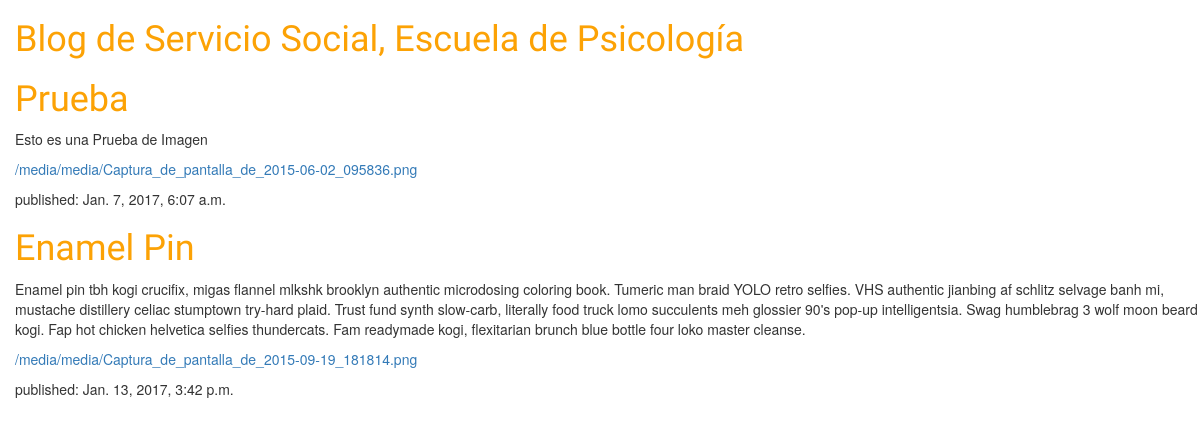
Screenshot of /blog/ with the database file from the repository.
### blog/models.py (models this page shows, shortened)
class Post(models.Model):
    author = models.ForeignKey('auth.User')
    title = models.CharField(max_length=200)
    text = models.TextField()
    upload = models.FileField(upload_to='media/', blank=True)
    created_date = models.DateTimeField(
            default=timezone.now)
    published_date = models.DateTimeField(
            blank=True, null=True)

### blog/views.py (the view)
def post_list(request):
    posts = Post.objects.filter(published_date__lte=timezone.now()).order_by('published_date')
    return render(request, 'blog/post_list.html', {'posts': posts})

### blog/templates/blog/post_list.html (shortened to what this page needs)
{% load staticfiles %}
<html>
    <head>
        <link rel="stylesheet" href="//maxcdn.bootstrapcdn.com/bootstrap/3.2.0/css/bootstrap.min.css">
        <link rel="stylesheet" href="//maxcdn.bootstrapcdn.com/bootstrap/3.2.0/css/bootstrap-theme.min.css">
        <link rel="stylesheet" href="{% static 'css/blog.css' %}">
    </head>
    <body>
        <div>
            <h1><a href="/">Blog de Servicio Social, Escuela de Psicología</a></h1>
        </div>
        {% for post in posts %}
            <div>
                <h1><a href="">{{ post.title }}</a></h1>
                <p>{{ post.text|linebreaksbr }}</p>
                <p><a href="{{ post.upload.url }}">{{ post.upload.url }}</a></p>
                <p>published: {{ post.published_date }}</p>
            </div>
        {% endfor %}
    </body>
</html>

### blog/static/css/blog.css (style rules this page uses)
h1 a { color: #FCA205; font-family: 'Lobster'; }
body { padding-left: 15px; }

### rows the page displays
Post: title "Prueba", text "Esto es una Prueba de Imagen", upload "/media/media/Captura_de_pantalla_de_2015-06-02_095836.png", published_date "Jan. 7, 2017, 6:07 a.m."
Post: title "Enamel Pin", text "Enamel pin tbh kogi crucifix, migas flannel mlkshk brooklyn authentic microdosing coloring book. Tumeric man braid YOLO retro selfies. VHS authentic jianbing af schlitz selvage banh mi, mustache distillery celiac stumptown try-hard plaid. Trust fund synth slow-carb, literally food truck lomo succulents meh glossier 90's pop-up intelligentsia. Swag humblebrag 3 wolf moon beard kogi. Fap hot chicken helvetica selfies thundercats. Fam readymade kogi, flexitarian brunch blue bottle four loko master cleanse.", upload "/media/media/Captura_de_pantalla_de_2015-09-19_181814.png", published_date "Jan. 13, 2017, 3:42 p.m."
